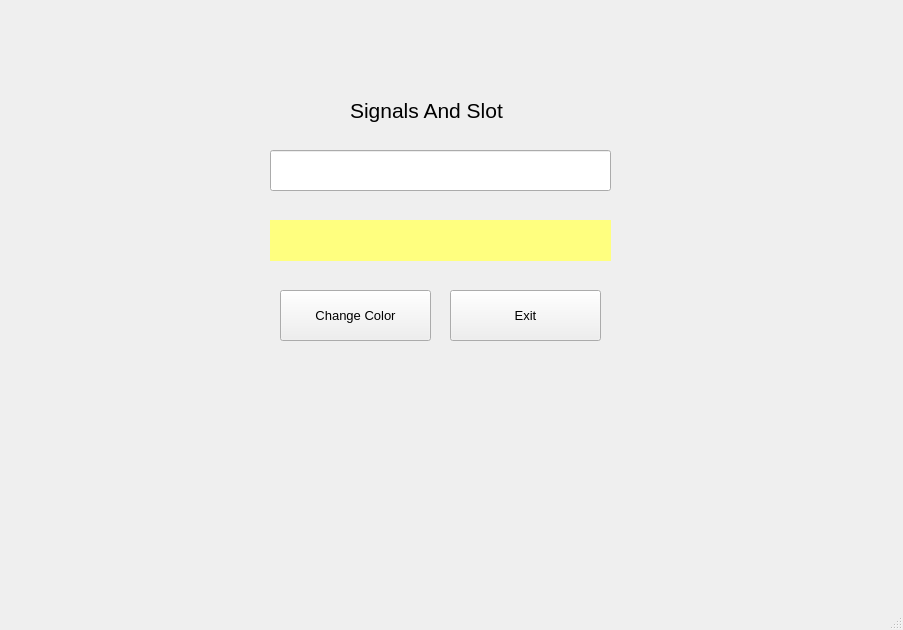
<?xml version="1.0" encoding="UTF-8"?>
<ui version="4.0">
 <class>MainWindow</class>
 <widget class="QMainWindow" name="MainWindow">
  <property name="geometry">
   <rect>
    <x>0</x>
    <y>0</y>
    <width>903</width>
    <height>630</height>
   </rect>
  </property>
  <property name="windowTitle">
   <string>MainWindow</string>
  </property>
  <widget class="QWidget" name="centralwidget">
   <widget class="QLabel" name="labelTitle">
    <property name="geometry">
     <rect>
      <x>350</x>
      <y>90</y>
      <width>171</width>
      <height>41</height>
     </rect>
    </property>
    <property name="font">
     <font>
      <pointsize>16</pointsize>
     </font>
    </property>
    <property name="text">
     <string>Signals And Slot</string>
    </property>
   </widget>
   <widget class="QLineEdit" name="lineEditName">
    <property name="geometry">
     <rect>
      <x>270</x>
      <y>150</y>
      <width>341</width>
      <height>41</height>
     </rect>
    </property>
   </widget>
   <widget class="QLabel" name="labelName">
    <property name="geometry">
     <rect>
      <x>270</x>
      <y>220</y>
      <width>341</width>
      <height>41</height>
     </rect>
    </property>
    <property name="styleSheet">
     <string notr="true">background: rgb(255, 255, 127);</string>
    </property>
    <property name="text">
     <string/>
    </property>
   </widget>
   <widget class="QPushButton" name="pushButtonChangeColor">
    <property name="geometry">
     <rect>
      <x>280</x>
      <y>290</y>
      <width>151</width>
      <height>51</height>
     </rect>
    </property>
    <property name="font">
     <font>
      <pointsize>10</pointsize>
     </font>
    </property>
    <property name="text">
     <string>Change Color</string>
    </property>
   </widget>
   <widget class="QPushButton" name="pushButtonExit">
    <property name="geometry">
     <rect>
      <x>450</x>
      <y>290</y>
      <width>151</width>
      <height>51</height>
     </rect>
    </property>
    <property name="font">
     <font>
      <pointsize>10</pointsize>
     </font>
    </property>
    <property name="text">
     <string>Exit</string>
    </property>
   </widget>
  </widget>
  <widget class="QMenuBar" name="menubar">
   <property name="geometry">
    <rect>
     <x>0</x>
     <y>0</y>
     <width>903</width>
     <height>25</height>
    </rect>
   </property>
  </widget>
  <widget class="QStatusBar" name="statusbar"/>
 </widget>
 <resources/>
 <connections>
  <connection>
   <sender>lineEditName</sender>
   <signal>textChanged(QString)</signal>
   <receiver>labelName</receiver>
   <slot>setText(QString)</slot>
   <hints>
    <hint type="sourcelabel">
     <x>440</x>
     <y>195</y>
    </hint>
    <hint type="destinationlabel">
     <x>440</x>
     <y>265</y>
    </hint>
   </hints>
  </connection>
  <connection>
   <sender>pushButtonExit</sender>
   <signal>clicked()</signal>
   <receiver>MainWindow</receiver>
   <slot>close()</slot>
   <hints>
    <hint type="sourcelabel">
     <x>525</x>
     <y>340</y>
    </hint>
    <hint type="destinationlabel">
     <x>451</x>
     <y>314</y>
    </hint>
   </hints>
  </connection>
  <connection>
   <sender>pushButtonChangeColor</sender>
   <signal>clicked()</signal>
   <receiver>MainWindow</receiver>
   <slot>repaint()</slot>
   <hints>
    <hint type="sourcelabel">
     <x>355</x>
     <y>340</y>
    </hint>
    <hint type="destinationlabel">
     <x>451</x>
     <y>314</y>
    </hint>
   </hints>
  </connection>
 </connections>
</ui>
